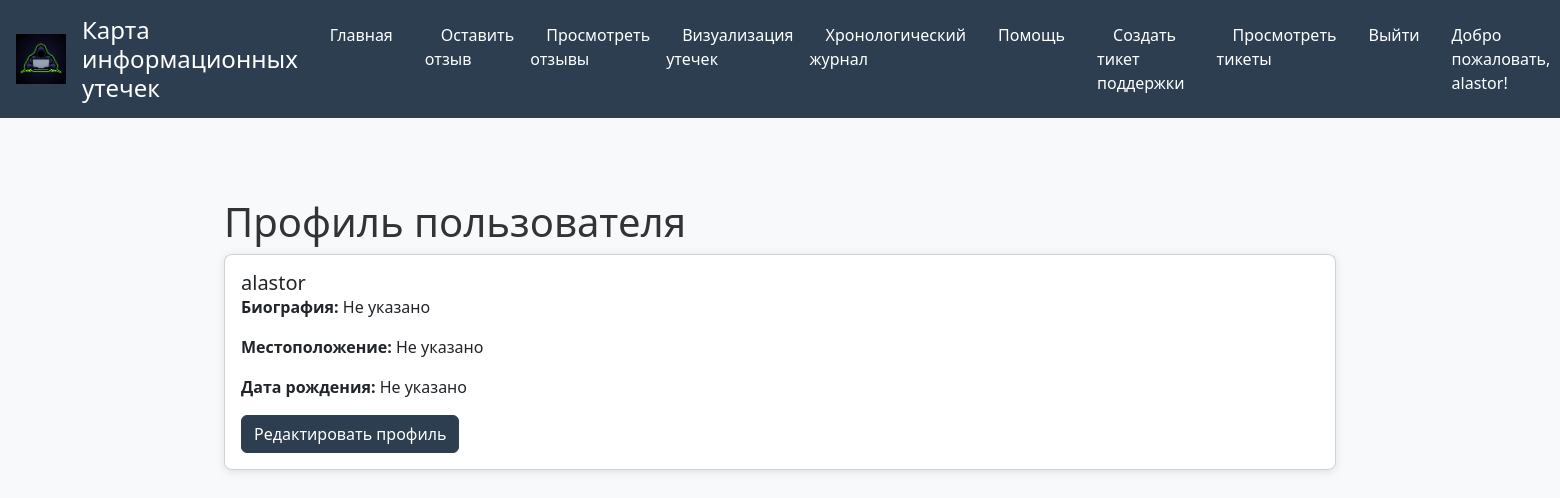
Screenshot of /view_profile/ (signed in) with the database file from the repository.
### leaksmap/models.py (models this page shows, shortened)
class UserProfile(models.Model):
    user = models.OneToOneField(User, on_delete=models.PROTECT)
    bio = models.TextField(blank=True, null=True)
    location = models.CharField(max_length=255, blank=True, null=True)
    birth_date = models.DateField(blank=True, null=True)
    telegram_id = models.CharField(max_length=255, blank=True, null=True)
    notification_preferences = models.JSONField(default=dict)
    class Meta:
        verbose_name = "User Profile"
        verbose_name_plural = "User Profiles"

### leaksmap/views.py (the view)
# urls.py: path('view_profile/', view_profile, name='view_profile'),
@login_required
def view_profile(request) -> HttpResponse:
    profile, created = UserProfile.objects.get_or_create(user=request.user)
    return render(request, 'leaksmap/profile.html', {'profile': profile})

### leaksmap/templates/leaksmap/profile.html (shortened to what this page needs)
{% extends "leaksmap/base.html" %}
{% block content %}
    <div class="container mt-5">
        <h1>Профиль пользователя</h1>
        <div class="card">
            <div class="card-body">
                <h5 class="card-title">{{ profile.user.username|escape }}</h5>
                <p class="card-text"><strong>Биография:</strong> {{ profile.bio|default:"Не указано"|escape }}</p>
                <p class="card-text"><strong>Местоположение:</strong> {{ profile.location|default:"Не указано"|escape }}</p>
                <p class="card-text"><strong>Дата рождения:</strong> {{ profile.birth_date|default:"Не указано" }}</p>
                <a href="{% url 'edit_profile' %}" class="btn btn-primary">Редактировать профиль</a>
            </div>
        </div>
    </div>
{% endblock %}

### leaksmap/templates/leaksmap/base.html (shortened to what this page needs)
{% load static %}
<!DOCTYPE html>
<html lang="ru">
<head>
    <link href="https://cdn.jsdelivr.net/npm/bootstrap@5.3.8/dist/css/bootstrap.min.css" rel="stylesheet">
    <link rel="stylesheet" href="{% static 'CSS/main.css' %}">
    <link rel="stylesheet" href="https://use.fontawesome.com/releases/v6.6.0/css/all.css">
</head>
<body>
    <header>
<img src="{% static 'IMG/logo.png' %}" alt="Logo" style="width: 50px; height: 50px;" />
        <h1>Карта информационных утечек</h1>
        <nav>
            <ul>
                <li><a href="{% url 'home' %}">Главная</a></li>
                <li><a href="{% url 'feedback' %}">Оставить отзыв</a></li>
<li><a href="{% url 'view_feedback' %}">Просмотреть отзывы</a></li>
                {% if user.is_authenticated %}
                    <li><a href="{% url 'visualize_breaches' %}">Визуализация утечек</a></li>
                    <li><a href="{% url 'chronological_journal' %}">Хронологический журнал</a></li>
                    <li><a href="{% url 'help' %}">Помощь</a></li>
                    <li><a href="{% url 'create_ticket' %}">Создать тикет поддержки</a></li>
                    <li><a href="{% url 'view_tickets' %}">Просмотреть тикеты</a></li>
                    <li><a href="{% url 'logout' %}">Выйти</a></li>
                    <li>Добро пожаловать, {{ user.username|escape }}!</li>
                {% else %}
<li><a href="{% url 'login' %}">Login</a></li>
                    <li><a href="{% url 'register' %}">Зарегистрироваться</a></li>
                {% endif %}
            </ul>
        </nav>
    </header>
    <main>
        {% block content %}
        {% endblock %}
    </main>
</body>
</html>

### leaksmap/static/CSS/main.css (style rules this page uses)
body { font-family: 'Segoe UI', Tahoma, Geneva, Verdana, sans-serif; background-color: #f8f9fa; color: #333; margin: 0; padding: 0; }
header { background-color: #2c3e50; color: white; padding: 1rem; display: flex; align-items: center; gap: 1rem; }
header h1 { margin: 0; font-size: 1.5rem; }
nav ul { list-style: none; padding: 0; margin: 0; display: flex; gap: 1rem; }
nav a { color: white; text-decoration: none; padding: 0.5rem 1rem; border-radius: 4px; transition: background-color 0.3s; }
main { padding: 2rem; max-width: 1200px; margin: 0 auto; }
.card { margin-bottom: 1.5rem; border-radius: 8px; box-shadow: 0 2px 10px rgba(0, 0, 0, 0.1); justify-content: center; }
.card-title { margin: 0; font-size: 1.25rem; }
.btn-primary { background-color: #2c3e50; border-color: #2c3e50; }

### rows the page displays
UserProfile: user.username "alastor", bio "Не указано", location "Не указано", birth_date "Не указано"

### other values shown
{{ user.username|escape }} "alastor"
